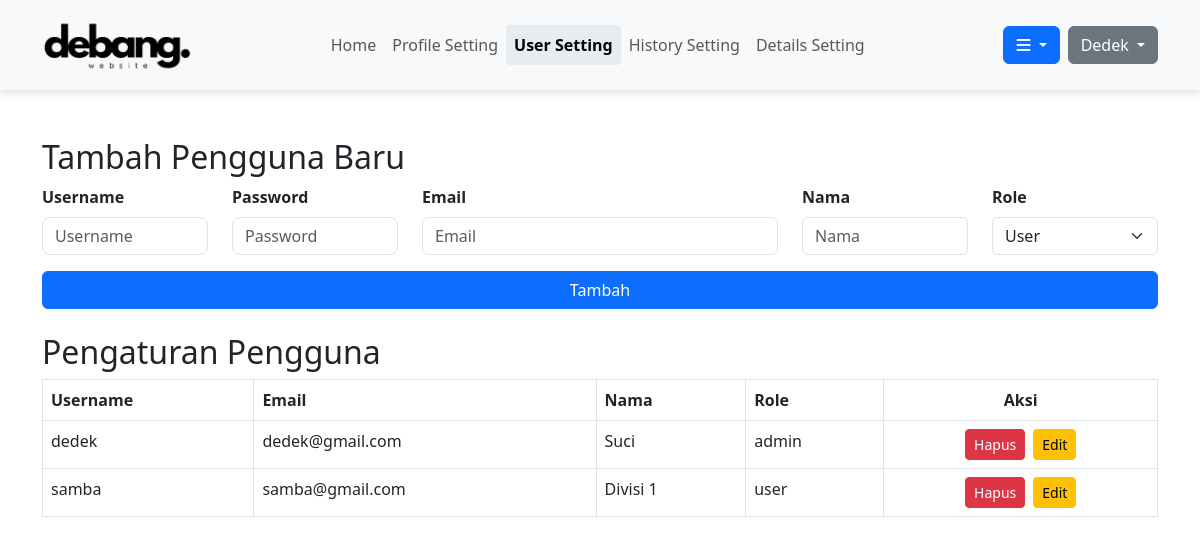
Page /pages/user_setting.php (signed in) on the committed database.
### tables this page shows
CREATE TABLE `users` (
  `id` int(11) NOT NULL,
  `username` varchar(50) NOT NULL,
  `email` varchar(100) NOT NULL,
  `name` varchar(100) NOT NULL,
  `avatar` varchar(255) DEFAULT NULL,
  `password` varchar(255) NOT NULL,
  `created_at` timestamp NOT NULL DEFAULT current_timestamp(),
  `role` varchar(20) DEFAULT 'user'
);

### pages/user_setting.php (the view, shortened to what this page needs)
<?php
include '../data/db.php';
?>
<!DOCTYPE html>
<html lang="en">
<head>
    <link href="https://cdn.jsdelivr.net/npm/bootstrap@5.3.0-alpha1/dist/css/bootstrap.min.css" rel="stylesheet">
</head>
<body>
    <?php include('../includes/header_setting.php'); ?>
<div class="container mt-5 mb-5">
    <form method="POST" class="mb-4">
        <h2>Tambah Pengguna Baru</h2>
        <div class="row">
            <div class="col-12 col-md-2">
                <div class="mb-3">
                    <label for="username" class="form-label fw-bold">Username</label>
                    <input type="text" id="username" name="username" class="form-control" placeholder="Username" required>
                </div>
            </div>
            <div class="col-12 col-md-2">
                <div class="mb-3">
                    <label for="password" class="form-label fw-bold">Password</label>
                    <input type="password" id="password" name="password" class="form-control" placeholder="Password" required>
                </div>
            </div>
            <div class="col-12 col-md-4">
                <div class="mb-3">
                    <label for="email" class="form-label fw-bold">Email</label>
                    <input type="email" id="email" name="email" class="form-control" placeholder="Email" required>
                </div>
            </div>
            <div class="col-12 col-md-2">
                <div class="mb-3">
                    <label for="name" class="form-label fw-bold">Nama</label>
                    <input type="text" id="name" name="name" class="form-control" placeholder="Nama" required>
                </div>
            </div>
            <div class="col-12 col-md-2">
                <div class="mb-3">
                    <label for="role" class="form-label fw-bold">Role</label>
                    <select id="role" name="role" class="form-select" required>
                        <option value="user">User</option>
                    </select>
                </div>
            </div>
            <div class="col-12">
                <button type="submit" name="add_user" class="btn btn-primary w-100">Tambah</button>
            </div>
        </div>
    </form>
    <h2>Pengaturan Pengguna</h2>
    <div class="table-responsive">
        <table class="table table-bordered">
            <thead>
                <tr>
                    <th>Username</th>
                    <th>Email</th>
                    <th>Nama</th>
                    <th>Role</th>
                    <th class="text-center">Aksi</th>
                </tr>
            </thead>
            <tbody>
                <?php
                $sql = "SELECT * FROM users";
                $result = mysqli_query($conn, $sql);
                while ($row = mysqli_fetch_assoc($result)) {
                    echo "<tr>
                        <td>{$row['username']}</td>
                        <td>{$row['email']}</td>
                        <td>{$row['name']}</td>
                        <td>{$row['role']}</td>
                        <td>
                            <div class='d-flex justify-content-center'>
                                <a href='user_setting.php?delete={$row['id']}' class='btn btn-danger btn-sm me-2'>Hapus</a>
                                <button class='btn btn-warning btn-sm' data-bs-toggle='modal' data-bs-target='#editUserModal{$row['id']}'>Edit</button>
                            </div>
                        </td>
                    </tr>";
                }
                ?>
            </tbody>
        </table>
    </div>
</div>
</body>
</html>

### css/style.css (style rules this page uses)
form .form-control { margin-bottom: 10px; }
#username, #password { border-radius: 8px; }

### rows in the picture
users: username "dedek", email "dedek@gmail.com", name "Suci", role "admin"
users: username "samba", email "samba@gmail.com", name "Divisi 1", role "user"

### other values in the picture
$_SESSION['username'] "Dedek"
